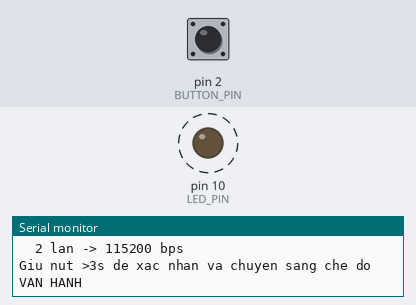
Recording of a sketch running on a simulated Arduino Uno, built with avr-gcc and run on an emulated ATmega328P. On the bench: output pins drawn as LEDs (lit = HIGH), the last lines printed to the serial monitor. Dashed ring = blinking. The test bench sets the inputs (shaded band); at power-on: pin 2 (BUTTON_PIN) HIGH.

Above: at 1.01 s.
1.4 s: pin 2 (BUTTON_PIN) pulled LOW for 0.15 s
4.4 s: pin 2 (BUTTON_PIN) pulled LOW for 3.2 s
At 8.8 s:
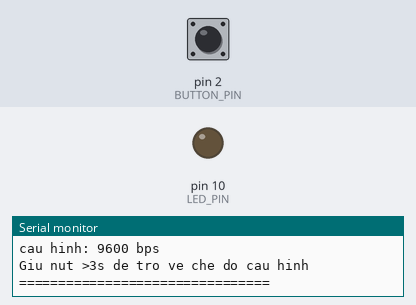
9.1 s: pin 2 (BUTTON_PIN) driven LOW
At 12.9 s:
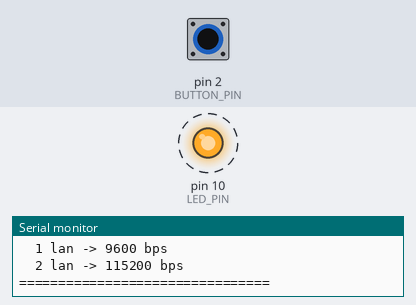
Timing chart, 0 to 18.1 s (numbered marks = the images above; inputs shaded):
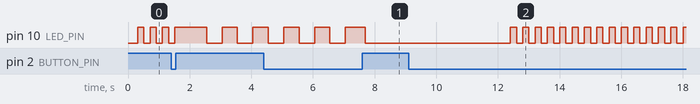

Measured:
- after the input at 9.1 s, pin 10 (LED_PIN): alternates HIGH for 0.20 s and LOW for 0.20 s, starting after 3.3 s
- by itself, pin 10 (LED_PIN): repeats every 1.0 s: HIGH 0.50 s, LOW 0.50 s

The sketch:

BTH1.ino
```cpp
/* b1.1
void setup() {
  // put your setup code here, to run once:
Serial.begin(9600);
}

void loop() {
  // put your main code here, to run repeatedly:
Serial.println("Hello, IoT!");
  delay(1000);
}
*/
// b1.2
const int BUTTON_PIN = 2;
const int LED_PIN = 10;
// Trạng thái hệ thống
enum SystemMode {
  CONFIG_MODE,    // Chế độ cấu hình
  RUNNING_MODE    // Chế độ vận hành
};

SystemMode currentMode = CONFIG_MODE;

// Cấu hình baudrate
const long BAUD_RATES[] = {9600, 115200};
int baudRateIndex = 0;  // 0: 9600, 1: 115200
int pressCount = 0;     // Đếm số lần nhấn trong chế độ cấu hình

// Biến xử lý nút nhấn
unsigned long buttonPressTime = 0;
bool buttonPressed = false;
bool longPressHandled = false;

// Biến điều khiển LED
unsigned long lastBlinkTime = 0;
bool ledState = false;

void setup() {
  pinMode(BUTTON_PIN, INPUT_PULLUP);
  pinMode(LED_PIN, OUTPUT);

  // Khởi tạo Serial với cau hinh mặc định
  Serial.begin(BAUD_RATES[baudRateIndex]);

  Serial.println("=== HE THONG UART BAUD RATE ===");
  Serial.println("Che do: CAU HINH");
  Serial.println("Nhan nut de chon cau hinh:");
  Serial.println("  1 lan -> 9600 bps");
  Serial.println("  2 lan -> 115200 bps");
  Serial.println("Giu nut >3s de xac nhan va chuyen sang che do VAN HANH");

  // Nhấy nhanh LED khi vào cấu hình
  blinkLedFast();
}

void loop() {
  handleButton();
  updateLED();

  // Xử lý dữ liệu Serial trong chế độ vận hành
  if (currentMode == RUNNING_MODE && Serial.available() > 0) {
    String data = Serial.readStringUntil('\n');
    Serial.print("Da nhan: ");
    Serial.println(data);
  }
}

void handleButton() {
  int buttonState = digitalRead(BUTTON_PIN);

  // Phát hiện nhấn nút (active LOW)
  if (buttonState == LOW && !buttonPressed) {
    buttonPressed = true;
    buttonPressTime = millis();
    longPressHandled = false;
  }

  // Kiểm tra nhả nút
  if (buttonState == HIGH && buttonPressed) {
    unsigned long pressDuration = millis() - buttonPressTime;

    // Nhấn ngắn trong chế độ cấu hình
    if (!longPressHandled && pressDuration < 3000 && currentMode == CONFIG_MODE) {
      pressCount++;

      if (pressCount == 1) {
        baudRateIndex = 0;  // 9600 bps
        Serial.println("\n>>> Chon: 9600 bps");
      } else if (pressCount == 2) {
        baudRateIndex = 1;  // 115200 bps
        Serial.println(">>> Chon: 115200 bps");
        pressCount = 0;  // Reset về 0 cho lần chọn tiếp theo
      }

      blinkLedHalfSpeed();
    }

    buttonPressed = false;
  }

  // Kiểm tra nhấn giữ > 3s
  if (buttonPressed && !longPressHandled) {
    unsigned long pressDuration = millis() - buttonPressTime;

    if (pressDuration >= 3000) {
      longPressHandled = true;

      if (currentMode == CONFIG_MODE) {
        // Chuyển sang chế độ vận hành
        switchToRunningMode();
      } else {
        // Chuyển về chế độ cấu hình
        switchToConfigMode();
      }
    }
  }
}

void switchToRunningMode() {
  currentMode = RUNNING_MODE;

  // Cấu hình lại Serial với baudrate đã chọn
  Serial.end();delay(100);
  Serial.begin(BAUD_RATES[baudRateIndex]);
  delay(100);

  Serial.println("\n================================");
  Serial.println("CHUYEN SANG CHE DO VAN HANH");
  Serial.print("cau hinh: ");
  Serial.print(BAUD_RATES[baudRateIndex]);
  Serial.println(" bps");
  Serial.println("Giu nut >3s de tro ve che do cau hinh");
  Serial.println("================================\n");

  // Tắt LED trong chế độ vận hành
  digitalWrite(LED_PIN, LOW);

  pressCount = 0;
}

void switchToConfigMode() {
  currentMode = CONFIG_MODE;

  Serial.println("\n================================");
  Serial.println("TRO VE CHE DO CAU HINH");
  Serial.println("Nhan nut de chon cau hinh:");
  Serial.println("  1 lan -> 9600 bps");
  Serial.println("  2 lan -> 115200 bps");
  Serial.println("================================\n");

  // Nhấy nhanh LED khi vào cấu hình
  blinkLedFast();

  pressCount = 0;
}

void updateLED() {
  // Chỉ nhấy LED trong chế độ cấu hình
  if (currentMode == CONFIG_MODE) {
    unsigned long currentTime = millis();
    int blinkInterval;

    // Xác định tốc độ nháy dựa vào số lần nhấn
    if (pressCount == 0) {
      blinkInterval = 200;  // Nhấy nhanh
    } else {
      blinkInterval = 500;  // Nhấy chậm 1/2
    }

    if (currentTime - lastBlinkTime >= blinkInterval) {
      lastBlinkTime = currentTime;
      ledState = !ledState;
      digitalWrite(LED_PIN, ledState);
    }
  }
}

void blinkLedFast() {
  lastBlinkTime = millis();
  ledState = false;
}

void blinkLedHalfSpeed() {
  lastBlinkTime = millis();
  ledState = false;
}
```
